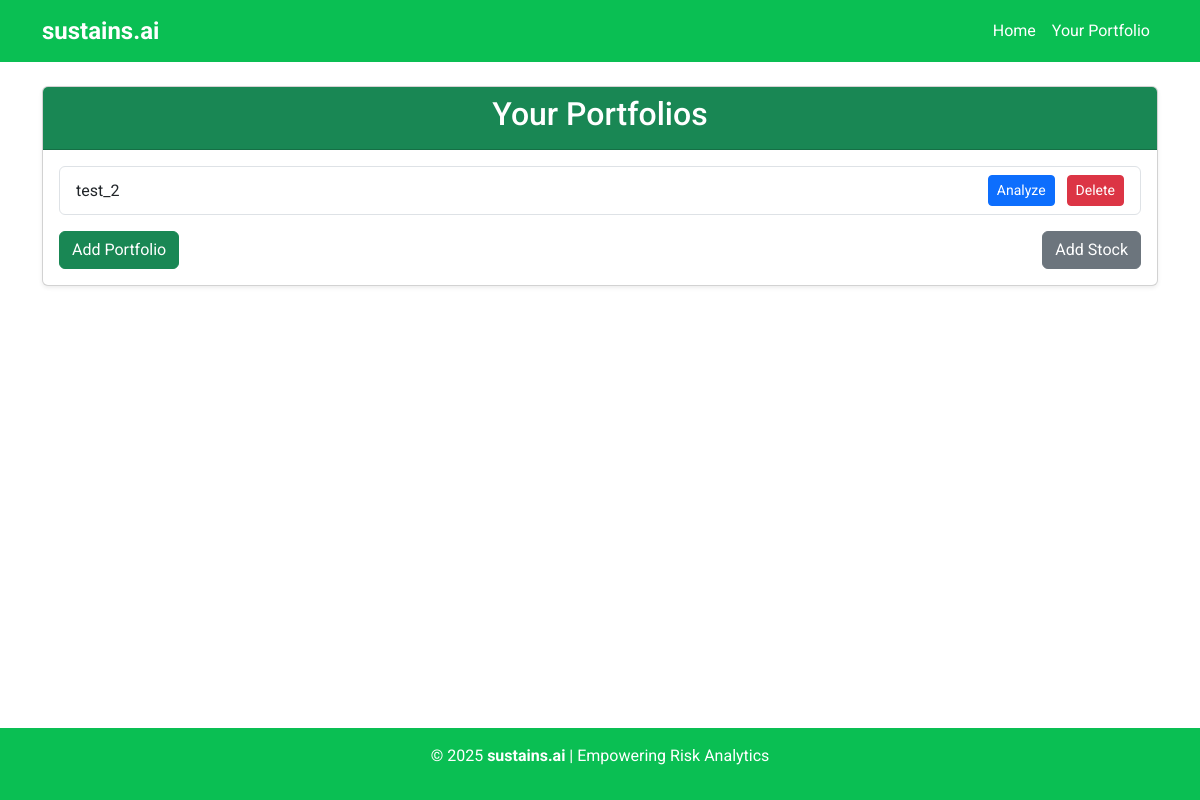
/portfolio_list/ (signed in), run on an earlier commit of the app's database.
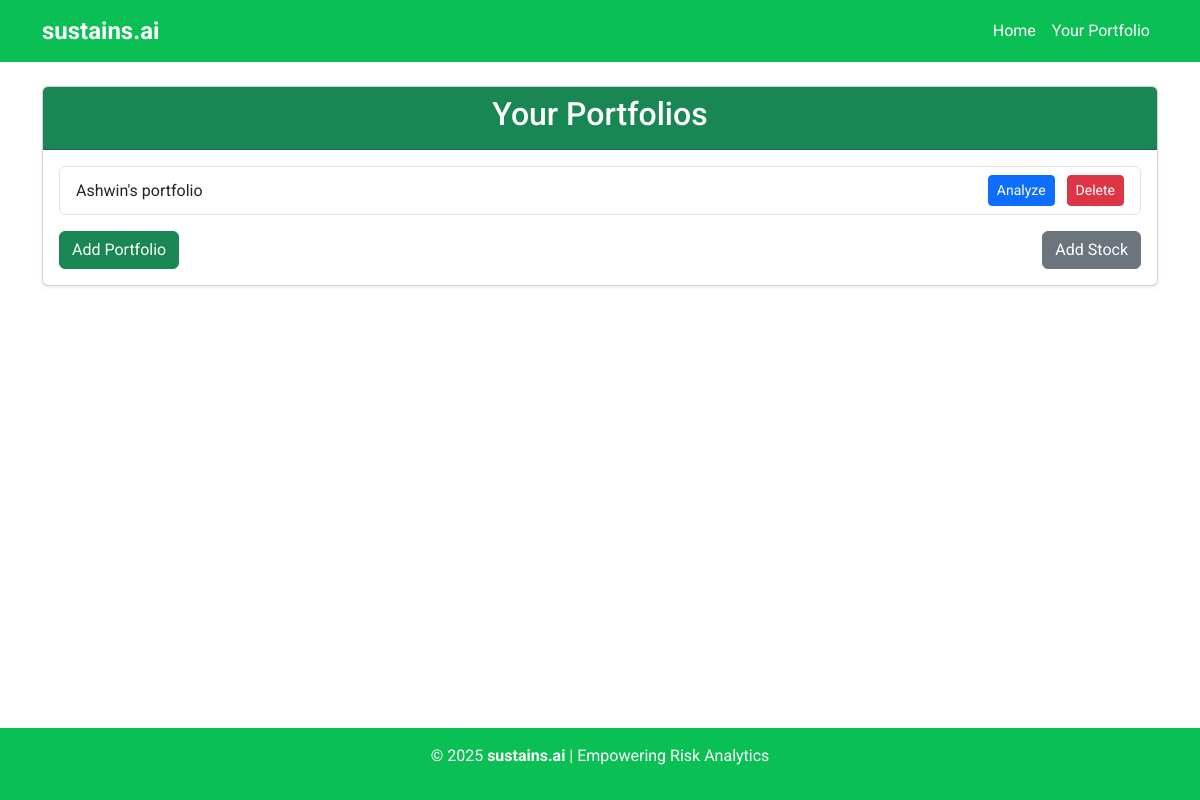
And on a later commit of the database.
### portfolio/models.py (models this page shows, shortened)
class Portfolio(models.Model):
    name = models.CharField(max_length=255)
    fund_manager = models.ForeignKey(FundManager, on_delete=models.CASCADE, related_name="portfolios")
    created_at = models.DateTimeField(auto_now_add=True)

### portfolio/views.py (the view)
# urls.py: path('portfolio_list/', views.portfolio_list, name='portfolio_list'),
def portfolio_list(request):
    portfolios = Portfolio.objects.filter(fund_manager__user=request.user)
    return render(request, 'portfolio/portfolio_list.html', {'portfolios': portfolios})

### portfolio/templates/portfolio/portfolio_list.html (shortened to what this page needs)
{% extends 'portfolio/base.html' %}
{% block content %}
<div class="card shadow-sm">
    <div class="card-header bg-success text-white text-center">
        <h2>Your Portfolios</h2>
    </div>
    <div class="card-body">
        <ul class="list-group mb-3">
            {% for portfolio in portfolios %}
            <li class="list-group-item d-flex justify-content-between align-items-center">
                <span>{{ portfolio.name }}</span>
                <div>
                    <a href="{% url 'analyze_portfolio' portfolio.id %}" class="btn btn-primary btn-sm me-2">
                        Analyze
                    </a>
                    <form action="{% url 'delete_portfolio' portfolio.id %}" method="POST" style="display:inline;">
                        <button type="submit" class="btn btn-danger btn-sm">
                            Delete
                        </button>
                    </form>
                </div>
            </li>
            {% endfor %}
        </ul>
        <div class="d-flex justify-content-between">
            <a href="{% url 'add_portfolio' %}" class="btn btn-success">Add Portfolio</a>
            <a href="{% url 'add_stock' %}" class="btn btn-secondary">Add Stock</a>
        </div>
    </div>
</div>
{% endblock %}

What changed in the data, as far as the page shows it:
removed Portfolio: name "test_2"
added Portfolio: name "Ashwin's portfolio"
